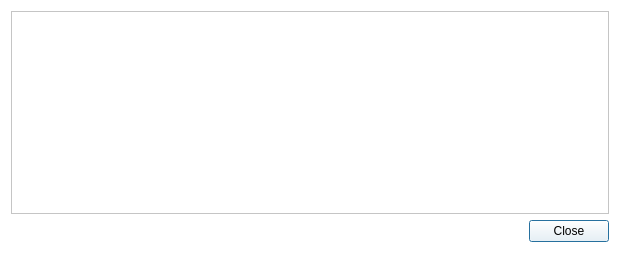
<?xml version="1.0" encoding="UTF-8"?>
<ui version="4.0">
 <class>TransactionDescDialog</class>
 <widget class="QDialog" name="TransactionDescDialog">
  <property name="geometry">
   <rect>
    <x>0</x>
    <y>0</y>
    <width>620</width>
    <height>253</height>
   </rect>
  </property>
  <property name="windowTitle">
   <string>Transaction details</string>
  </property>
  <property name="autoFillBackground">
   <bool>false</bool>
  </property>
  <property name="styleSheet">
   <string notr="true">background-color: rgb(255, 255, 255);</string>
  </property>
  <layout class="QVBoxLayout" name="verticalLayout">
   <item>
    <widget class="QTextEdit" name="detailText">
     <property name="toolTip">
      <string>This pane shows a detailed description of the transaction</string>
     </property>
     <property name="readOnly">
      <bool>true</bool>
     </property>
    </widget>
   </item>
   <item>
    <widget class="QDialogButtonBox" name="buttonBox">
     <property name="orientation">
      <enum>Qt::Horizontal</enum>
     </property>
     <property name="standardButtons">
      <set>QDialogButtonBox::Close</set>
     </property>
    </widget>
   </item>
  </layout>
 </widget>
 <resources/>
 <connections>
  <connection>
   <sender>buttonBox</sender>
   <signal>accepted()</signal>
   <receiver>TransactionDescDialog</receiver>
   <slot>accept()</slot>
   <hints>
    <hint type="sourcelabel">
     <x>248</x>
     <y>254</y>
    </hint>
    <hint type="destinationlabel">
     <x>157</x>
     <y>274</y>
    </hint>
   </hints>
  </connection>
  <connection>
   <sender>buttonBox</sender>
   <signal>rejected()</signal>
   <receiver>TransactionDescDialog</receiver>
   <slot>reject()</slot>
   <hints>
    <hint type="sourcelabel">
     <x>316</x>
     <y>260</y>
    </hint>
    <hint type="destinationlabel">
     <x>286</x>
     <y>274</y>
    </hint>
   </hints>
  </connection>
 </connections>
</ui>
